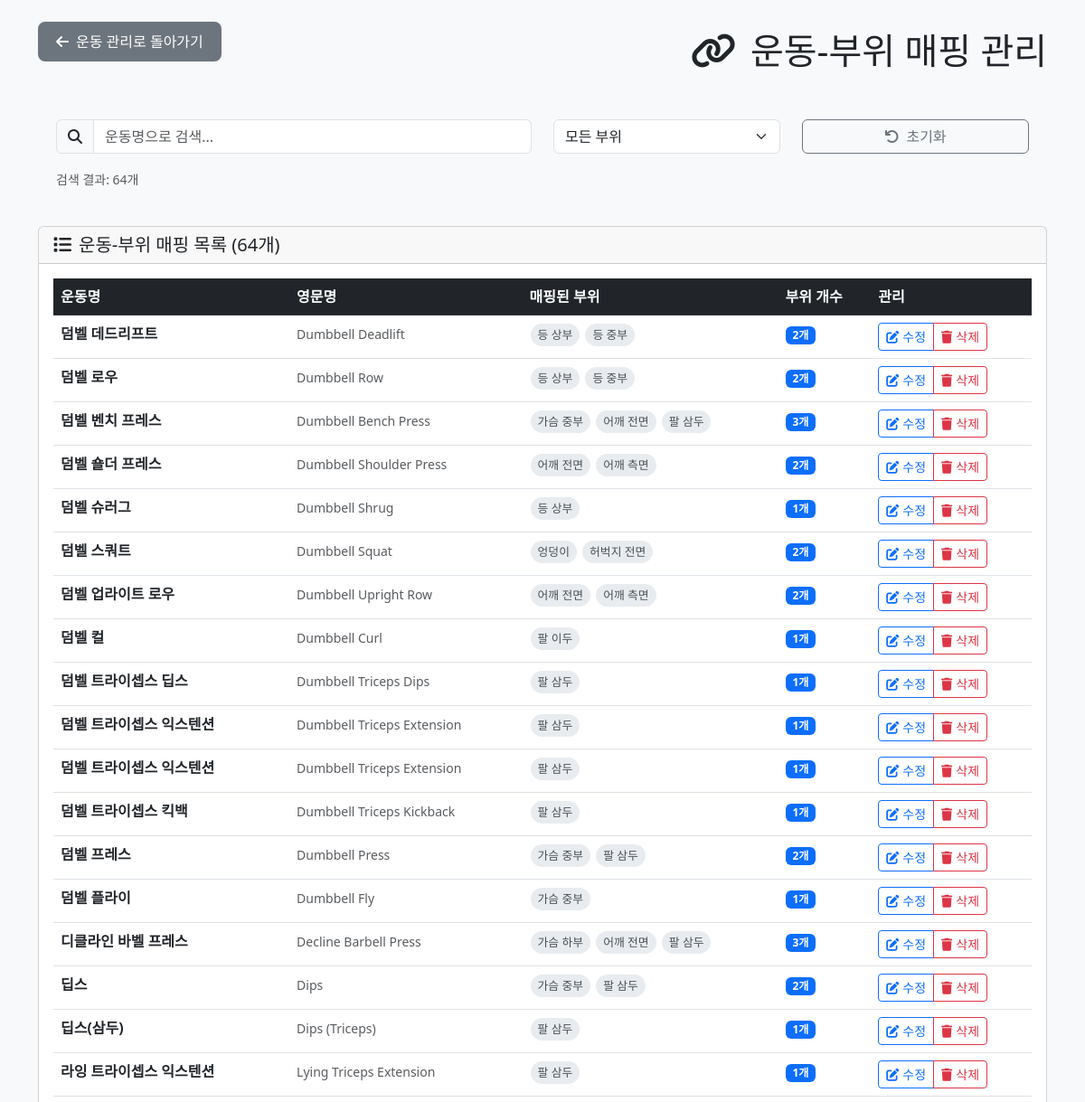
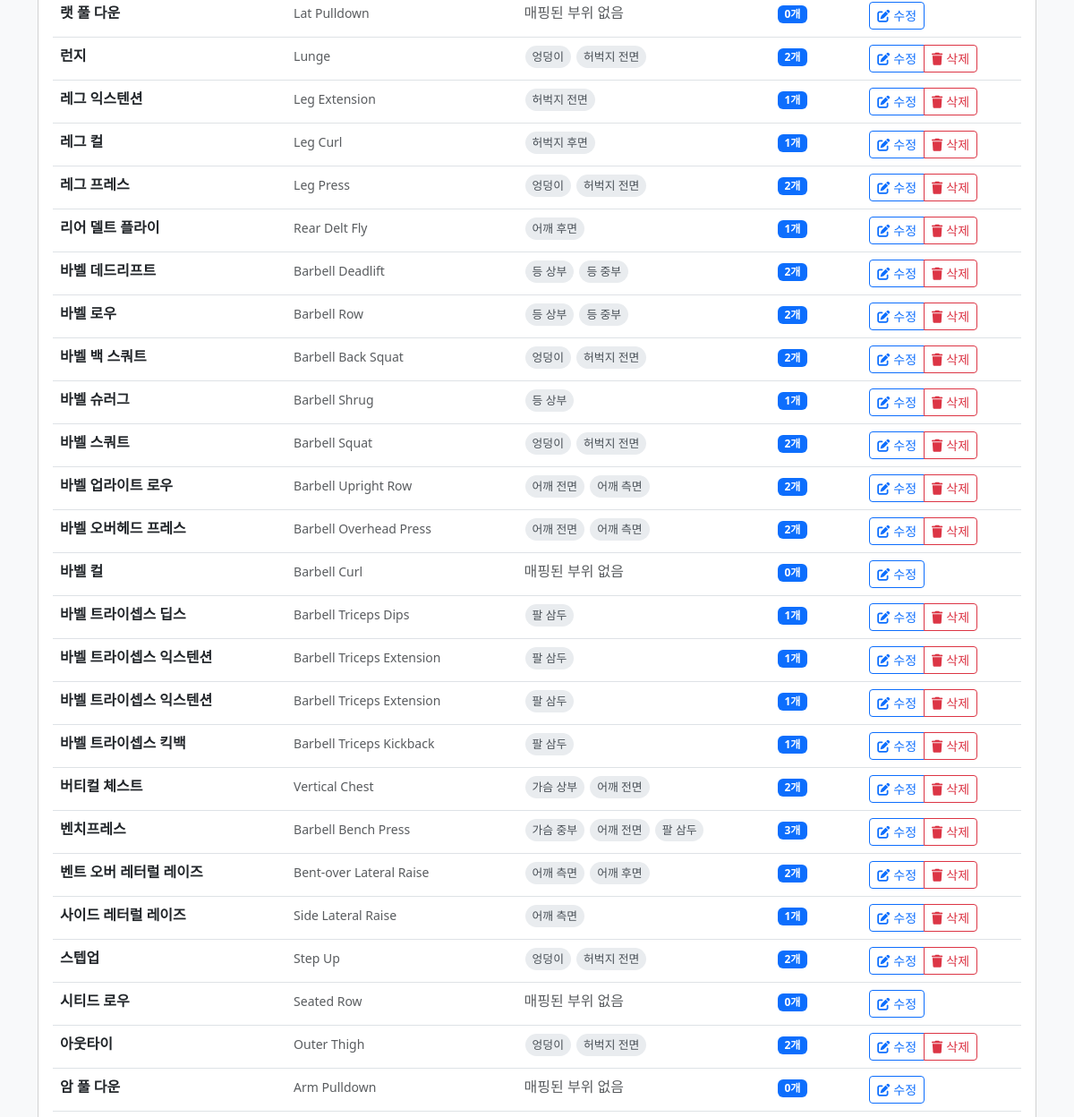
Page /admin/exercise_zone_mapping.php (signed in, upper part) on the earlier database version (2 pictures, top to bottom).
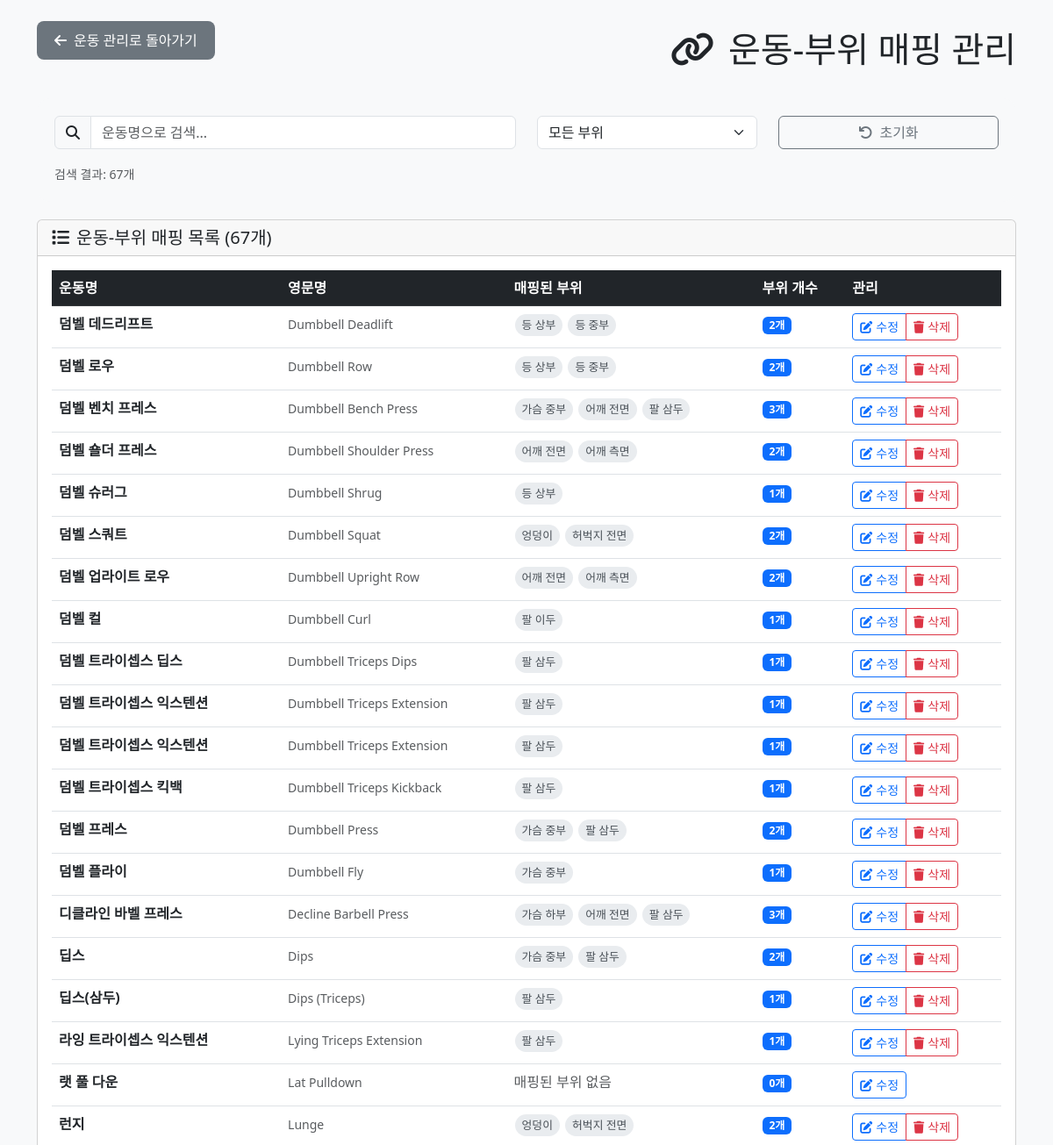
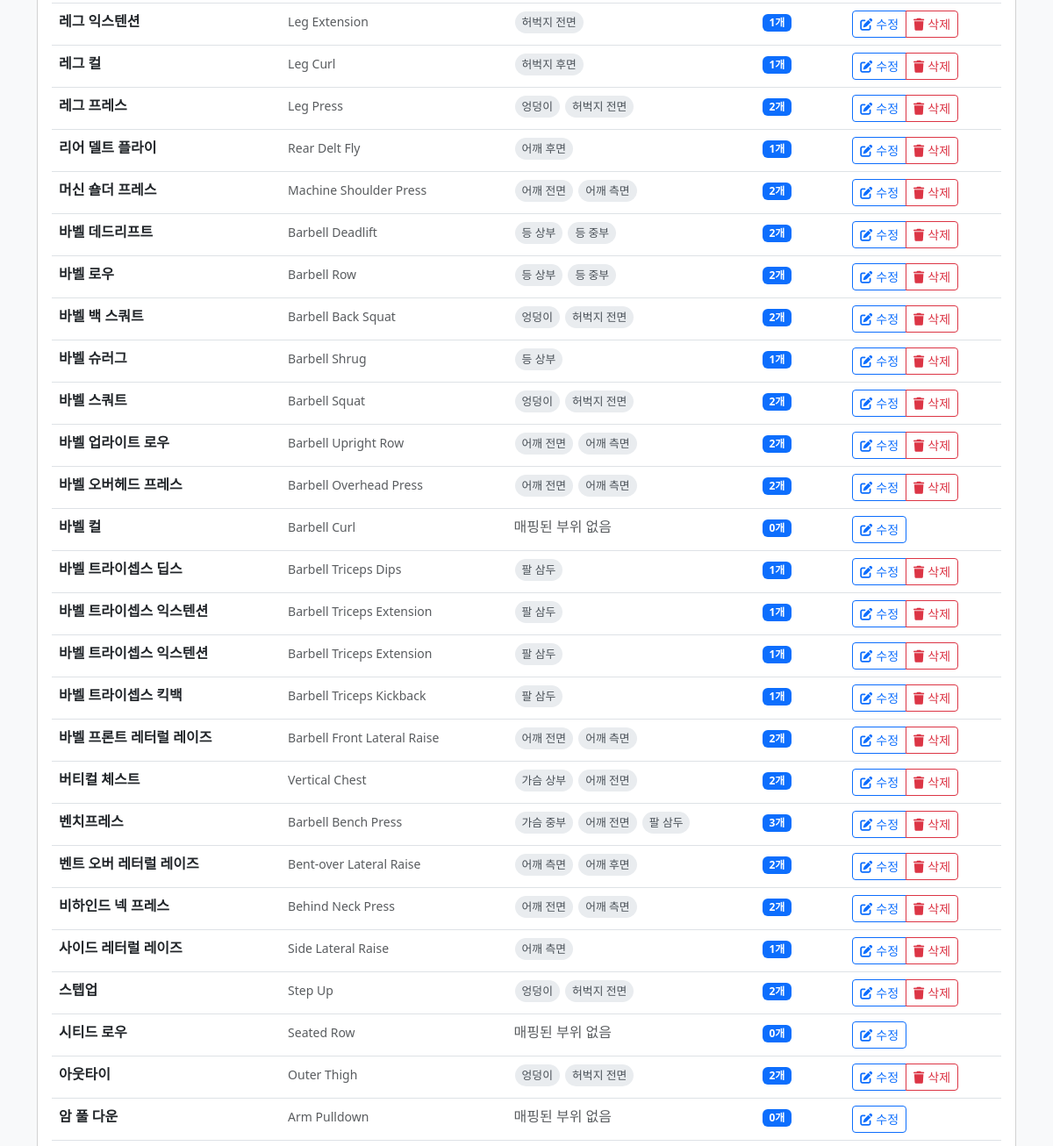
Same page on the later database version (2 pictures, top to bottom).
### tables this page shows
CREATE TABLE IF NOT EXISTS `m_exercise` (
  `ex_id` int(11) NOT NULL AUTO_INCREMENT,
  `name_kr` varchar(120) NOT NULL,
  `name_en` varchar(160) DEFAULT NULL,
  `equipment` varchar(60) DEFAULT NULL COMMENT 'Barbell/Dumbbell/Machine/Bodyweight',
  `equipment_kr` varchar(50) DEFAULT NULL COMMENT '장비명 (한글)',
  `angle` varchar(40) DEFAULT NULL COMMENT 'Flat/Incline/Decline 등',
  `angle_kr` varchar(50) DEFAULT NULL COMMENT '각도명 (한글)',
  `movement` varchar(40) DEFAULT NULL COMMENT 'Press/Pull/Extension/Curl 등',
  `movement_kr` varchar(50) DEFAULT NULL COMMENT '동작명 (한글)',
  `note` varchar(255) DEFAULT NULL,
  PRIMARY KEY (`ex_id`)
);

### admin/exercise_zone_mapping.php (the view, shortened to what the changed rows need)
<?php
$pdo = getDB();
$exercises = [];
try {
    $stmt = $pdo->query("
        SELECT e.*,
               COUNT(ez.zone_code) as zone_count,
               GROUP_CONCAT(DISTINCT z.zone_name_kr ORDER BY z.zone_name_kr SEPARATOR ', ') as zone_names
        FROM m_exercise e
        LEFT JOIN m_exercise_zone_target ez ON e.ex_id = ez.ex_id
        LEFT JOIN m_part_zone z ON ez.zone_code = z.zone_code
        GROUP BY e.ex_id
        ORDER BY e.name_kr
    ");
    $exercises = $stmt->fetchAll();
} catch (Exception $e) {
    $error = "운동 목록을 가져오는 중 오류가 발생했습니다: " . $e->getMessage();
}
?>
<!DOCTYPE html>
<html lang="ko">
<head>
    <link href="https://cdn.jsdelivr.net/npm/bootstrap@5.3.0/dist/css/bootstrap.min.css" rel="stylesheet">
    <link rel="stylesheet" href="https://cdnjs.cloudflare.com/ajax/libs/font-awesome/6.4.0/css/all.min.css">
</head>
<body class="bg-light">
    <div class="container mt-4">
        <div class="d-flex justify-content-between align-items-center mb-4">
            <h1 class="mb-0">
                <i class="fas fa-link me-3"></i>운동-부위 매핑 관리
            </h1>
        </div>
        <div class="search-section">
            <div class="row mt-3">
                <div class="col-12">
                    <small class="text-muted">
                        검색 결과: <span id="resultCount"><?= count($exercises) ?></span>개
                    </small>
                </div>
            </div>
        </div>
        <div class="card">
            <div class="card-header">
                <h5 class="mb-0">
                    <i class="fas fa-list me-2"></i>운동-부위 매핑 목록 (<?= count($exercises) ?>개)
                </h5>
            </div>
            <div class="card-body">
                <div class="table-responsive">
                    <table class="table table-hover" id="exerciseTable">
                        <thead class="table-dark">
                            <tr>
                                <th>운동명</th>
                                <th>영문명</th>
                                <th>매핑된 부위</th>
                                <th>부위 개수</th>
                                <th>관리</th>
                            </tr>
                        </thead>
                        <tbody>
                            <?php foreach ($exercises as $exercise): ?>
                                <tr class="exercise-item"
                                    data-exercise-name="<?= htmlspecialchars($exercise['name_kr']) ?>"
                                    data-zone-names="<?= htmlspecialchars($exercise['zone_names'] ?? '') ?>">
                                    <td>
                                        <strong><?= htmlspecialchars($exercise['name_kr']) ?></strong>
                                    </td>
                                    <td>
                                        <small class="text-muted"><?= htmlspecialchars($exercise['name_en'] ?? '') ?></small>
                                    </td>
                                    <td>
                                        <?php if ($exercise['zone_names']): ?>
                                            <div class="zone-list">
                                                <?php
                                                $zoneArray = explode(', ', $exercise['zone_names']);
                                                foreach ($zoneArray as $zoneName):
                                                ?>
                                                    <span class="zone-badge"><?= htmlspecialchars(trim($zoneName)) ?></span>
                                                <?php endforeach; ?>
                                            </div>
                                        <?php else: ?>
                                            <span class="text-muted">매핑된 부위 없음</span>
                                        <?php endif; ?>
                                    </td>
                                    <td>
                                        <span class="badge bg-primary"><?= $exercise['zone_count'] ?>개</span>
                                    </td>
                                    <td>
                                        <div class="btn-group" role="group">
                                            <button type="button" class="btn btn-sm btn-outline-primary"
                                                    onclick="editMapping(<?= $exercise['ex_id'] ?>, '<?= htmlspecialchars($exercise['name_kr']) ?>')">
                                                <i class="fas fa-edit me-1"></i>수정
                                            </button>
                                            <?php if ($exercise['zone_count'] > 0): ?>
                                                <button type="button" class="btn btn-sm btn-outline-danger"
                                                        onclick="deleteMapping(<?= $exercise['ex_id'] ?>, '<?= htmlspecialchars($exercise['name_kr']) ?>')">
                                                    <i class="fas fa-trash me-1"></i>삭제
                                                </button>
                                            <?php endif; ?>
                                        </div>
                                    </td>
                                </tr>
                            <?php endforeach; ?>
                        </tbody>
                    </table>
                </div>
            </div>
        </div>
    </div>
</body>
</html>

Differences in the rows shown:
added m_exercise: name_kr "머신 숄더 프레스", name_en "Machine Shoulder Press", zoneName "어깨 전면", zoneName "어깨 측면", zone_count "2", shown under "운동-부위 매핑 목록 (67개)"
added m_exercise: name_kr "바벨 프론트 레터럴 레이즈", name_en "Barbell Front Lateral Raise", zoneName "어깨 전면", zoneName "어깨 측면", zone_count "2", shown under "운동-부위 매핑 목록 (67개)"
added m_exercise: name_kr "비하인드 넥 프레스", name_en "Behind Neck Press", zoneName "어깨 전면", zoneName "어깨 측면", zone_count "2", shown under "운동-부위 매핑 목록 (67개)"
Other differences:
count($exercises): "64" → "67"
